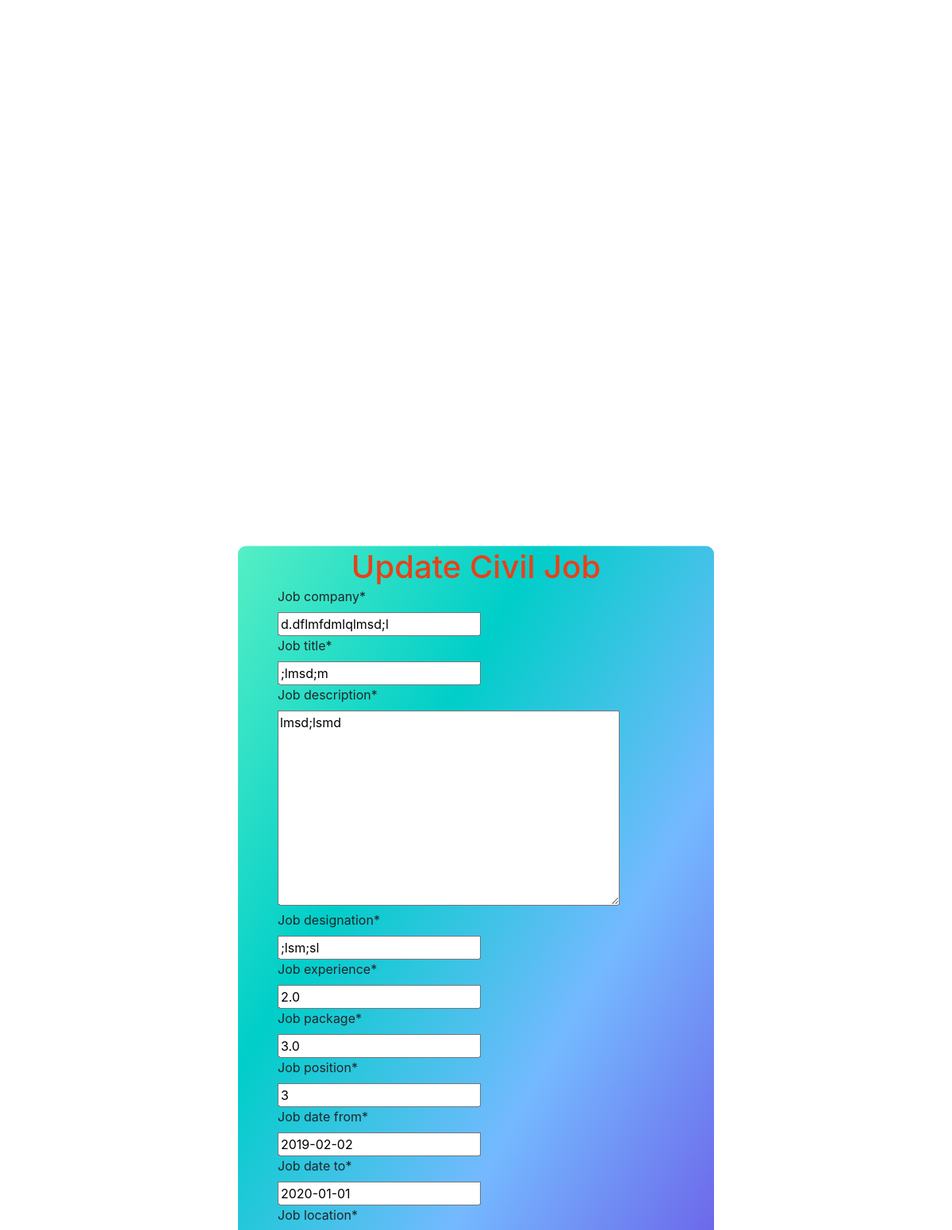
Screenshot of /civil_update/2/ (signed in) with the database file from the repository.
### FirstApp/models.py (models this page shows, shortened)
class CIVILJobs(models.Model):
    job_company = models.CharField(max_length=30)
    job_title = models.CharField(max_length=30)
    job_description = models.TextField()
    job_designation = models.CharField(max_length=30)
    job_experience = models.FloatField()
    job_package = models.FloatField()
    job_position = models.IntegerField()
    job_date_from = models.DateField()
    job_date_to = models.DateField()
    job_location = models.ForeignKey(Address, on_delete=models.CASCADE)

### FirstApp/views.py (the view)
# urls.py: path('civil_update/<int:id>/',views.civil_update),
@login_required(login_url='/login/')
def civil_update(request,id):
    obj=CIVILJobs.objects.get(pk=id)
    civilform=CIVILJobsForm(instance=obj)
    if(request.method == 'POST'):
        civilform=CIVILJobsForm(request.POST,instance=obj)
        if(civilform.is_valid()):
            civilform.save()
        return redirect('/civil_show/')
    civilform=CIVILJobsForm(instance=obj)
    return render(request,'civil_update.html',{'obj':obj,'civilform':civilform})

### FirstApp/forms.py
class CIVILJobsForm(forms.ModelForm):
    class Meta:
        model=CIVILJobs
        fields='__all__'

### FirstApp/models.py (called while the page is built)
    def __str__(self):
        return self.city

### FirstApp/templates/civil_update.html (shortened to what this page needs)
{% load static %}
<!DOCTYPE html>
<html lang="en">
  <head>
    <link rel="stylesheet" href="{% static "css/add.css" %}">
    <link
      rel="stylesheet"
      href="https://stackpath.bootstrapcdn.com/bootstrap/4.4.1/css/bootstrap.min.css"
    />
    {% load crispy_forms_tags %}
  </head>
  <body>
    <form class="add-form" action="/civil_update/{{obj.id}}/" method="POST">
      <caption>
        <h1>Update Civil Job</h1>
      </caption>
      {% csrf_token %} {{civilform | crispy}}
      <br />
    </form>
  </body>
</html>

### static/css/add.css (style rules this page uses)
body { background: url('https://images.pexels.com/photos/327540/pexels-photo-327540.jpeg?auto=compress&cs=tinysrgb&dpr=1&w=500'); background-repeat: no-repeat; background-size: cover; }
.add-form { width: 600px; background: linear-gradient(120deg, #55efc4, #00cec9, #74b9ff, #6c5ce7); padding: 0.5px 50px; border-radius: 10px; position: absolute; top: 75%; left: 50%; transform: translate(-50%, -50%); }
.add-form h1 { text-align: center; margin-top: 1px; margin-bottom: 1px; color: #e84118; }

### rows the page displays
CIVILJobs: job_company "d.dflmfdmlqlmsd;l", job_title ";lmsd;m", job_description "lmsd;lsmd", job_designation ";lsm;sl", job_experience "2.0", job_package "3.0", job_position "3", job_date_from "2019-02-02", job_date_to "2020-01-01"
